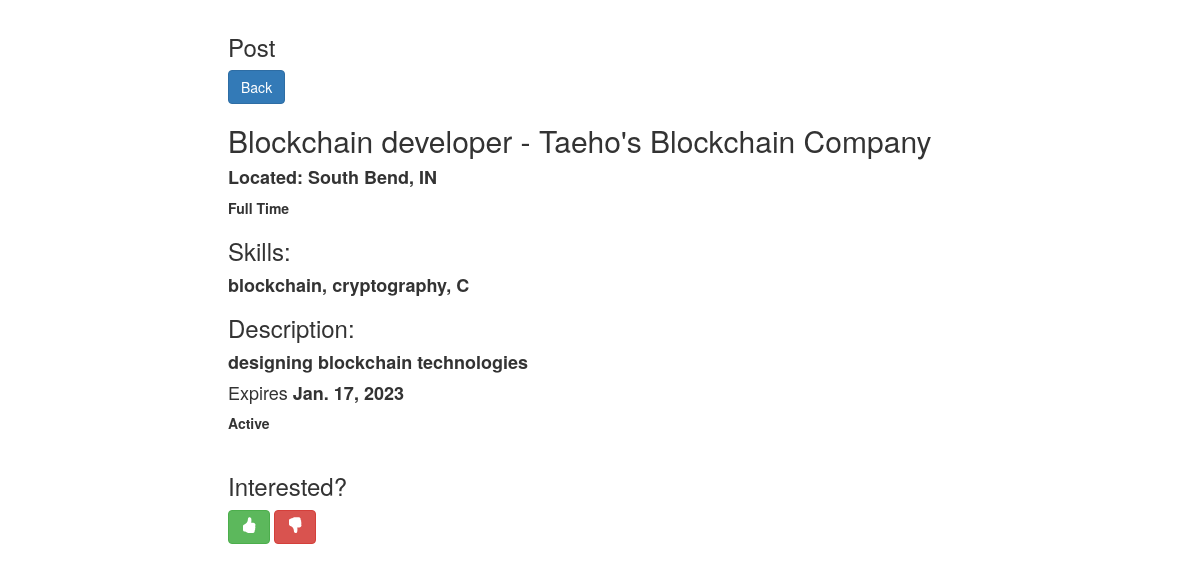
The page /candidate/post/12/ (signed in) on the database its author committed.
### recruiter/models.py (models this page shows, shortened)
class JobPost(models.Model):
    recruiter = models.ForeignKey(RecruiterProfile, on_delete=models.CASCADE)
    pos_title = models.CharField("Position Title", max_length=200)
    type = models.CharField("Type", max_length=200)
    location = models.CharField("Location", max_length=200)
    des_skills = models.TextField("Desired Skills")
    description = models.TextField("Description")
    company = models.CharField("Company", max_length=200)
    exp_date = models.DateField("Expiration Date")
    status = models.CharField("Status", max_length=200)
    interested_candidates = models.PositiveIntegerField(
        "Interested Candidates", default=0)
    interested_ids = models.TextField("Interested IDs", default="")

### candidate/views.py (the view)
# urls.py: path("post/<int:pk>/", views.post_view, name='post'),
@login_required(login_url=login_url)
@user_passes_test(candidate_check, login_url=login_url)
def post_view(request, pk=None):
    try:
        candidate = CandidateProfile.objects.get(user=request.user)
    except CandidateProfile.DoesNotExist:
        return HttpResponseRedirect('/candidate/profile_creation')
    post = JobPost.objects.get(pk=pk)
    if not post:
        return HttpResponseRedirect('/candidate/homepage')
    return render(request, 'candidate/post.html', context={'post': post})

### candidate/views.py (called while the page is built)
def candidate_check(user):
    return list(user.groups.all())[0].name == 'Candidates'

### candidate/templates/candidate/post.html (shortened to what this page needs)
{% extends "candidate_base.html" %}
{% block content %}
<div class="div-center-large">
    <div class="content">
        <h3>Post</h3>
        <div class = "alight-right">
            <a role = "button" class="btn btn-primary" href="/candidate/homepage/">Back</a>
        </div>
        <h2>{{ post.pos_title }} - {{ post.company }}</h2>
        <h4><b>Located: {{ post.location }}</b></h4>
        <b>{{ post.type }}</b>
        <h3>Skills:</h3>
        <h4><b>{{ post.des_skills }}</b></h4>
        <h3>Description:</h3>
        <h4><b>{{ post.description }}</b></h4>
        <h4>Expires <b>{{ post.exp_date }}</b></h4>
        <b>{{ post.status }}</b>
        <br>
        <br>
        <h3>Interested?</h3>
        <div class = "alight-right">
            <a role = "button" class="btn btn-success" href="/candidate/interested/{{ post.id }}/">
            </a>
            <a role = "button" class="btn btn-danger" href="/candidate/uninterested/{{ post.id }}/">
            </a>
        </div>
    </div>
</div>
{% endblock %}

### static/tindev/style.css (style rules this page uses)
.div-center-large { width: 800px; height: 800px; background-color: #fff; left: 0; right: 0; top: 0; bottom: 0; margin: auto; max-width: 100%; max-height: 100%; overflow: auto; padding: 1em 2em; display: table; }

### rows shown on the page
JobPost: pos_title "Blockchain developer", company "Taeho's Blockchain Company", location "South Bend, IN", type "Full Time", des_skills "blockchain, cryptography, C", description "designing blockchain technologies", exp_date "Jan. 17, 2023", status "Active"
